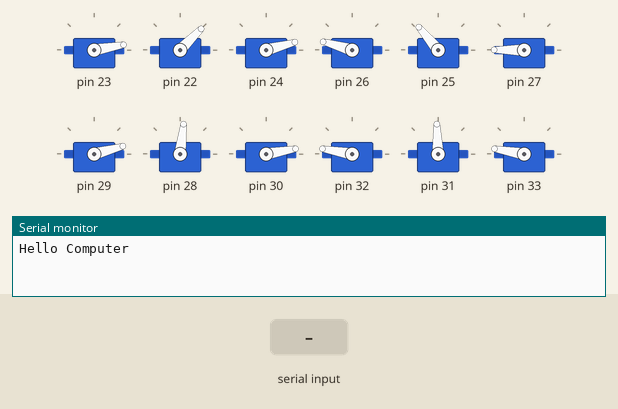
Bench run of a sketch on a simulated Arduino Uno, built with avr-gcc and run on an emulated ATmega328P. Parts: 12 × servo, the last lines printed to the serial monitor. Inputs (shaded band) come from the test bench.

Above: at 1.4 s.
1.5 s: "c" received over Serial
At 2.2 s:
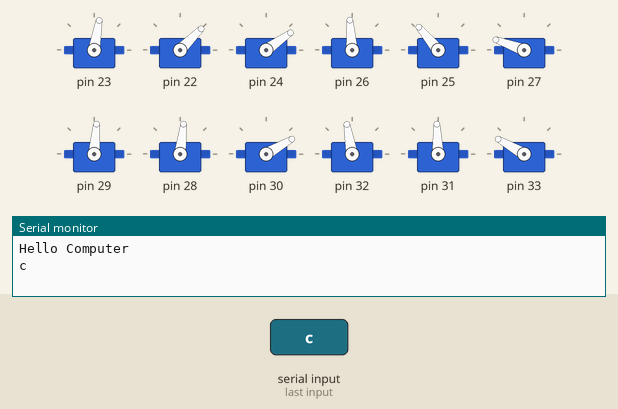
4.5 s: "a" received over Serial
At 5.7 s:
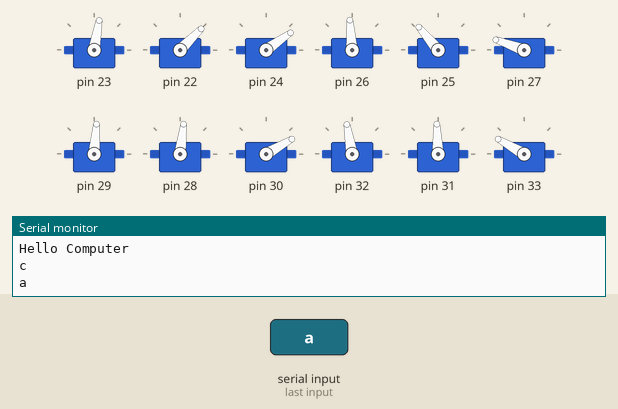
6.1 s: "b" received over Serial
At 6.6 s:
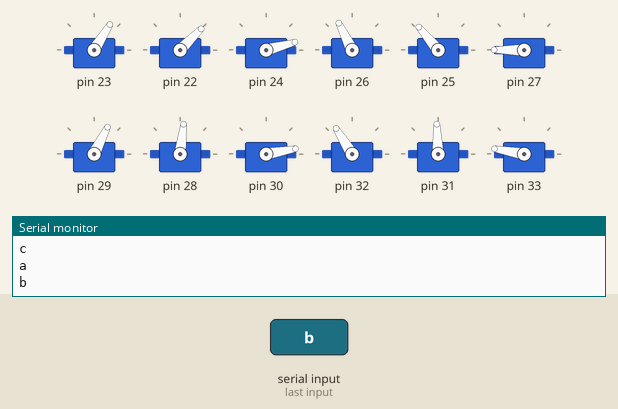
9.1 s: "d" received over Serial
At 12.0 s:
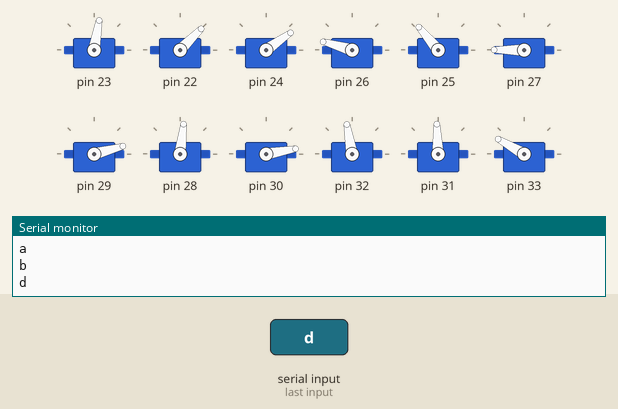
12.1 s: "e" received over Serial
At 14.0 s:
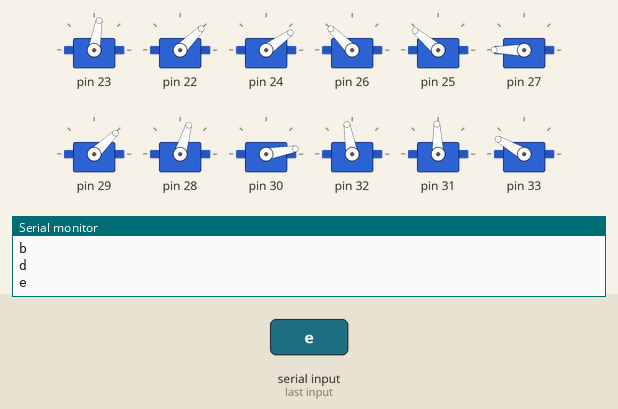
15.1 s: "b" received over Serial
At 18.06 s:
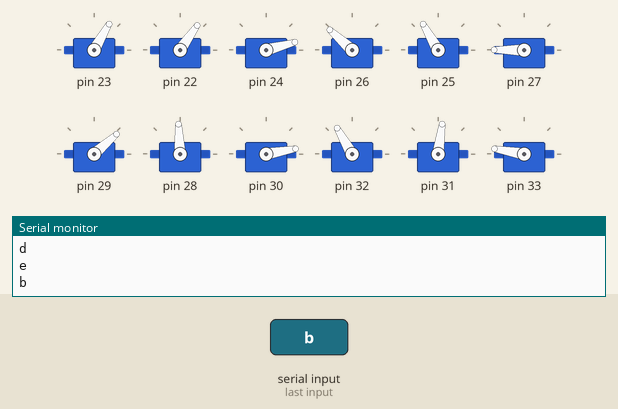
Timing chart, 0 to 20.6 s (numbered marks = the images above; inputs shaded):
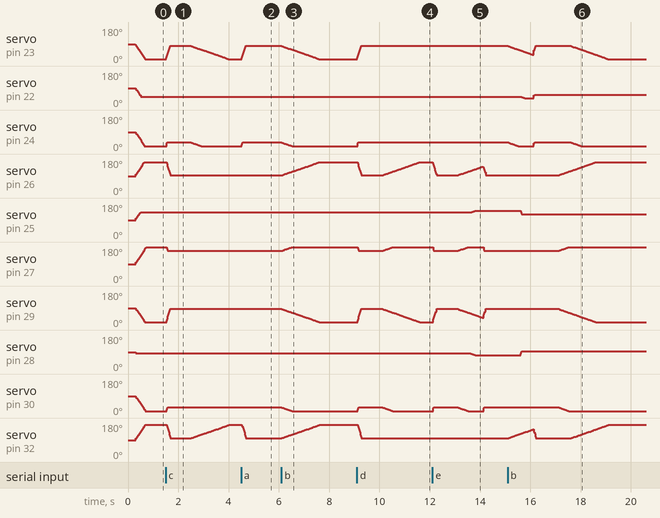

Measured:
- after the input at 1.5 s, servo on pin 23: rises from 10° to 80° in 0.16 s, then falls to 10° in 2.3 s; servo on pin 24: rises from 15° to 35° in 0.02 s, then falls to 15° in 1.4 s; servo on pin 26: 164° → 94° at once; servo on pin 27: 180° → 160° at once; servo on pin 29: 15° → 85° at once
- after the input at 4.5 s, servo on pin 23: moves from 10° to 80° over 0.16 s, starting at once; servo on pin 24: 15° → 35° at once; servo on pin 32: 170° → 100° at once; servo on pin 33: 170° → 150° at once
- after the input at 6.1 s, servo on pin 23: moves from 80° to 10° over 1.5 s, starting at once; servo on pin 24: moves from 35° to 15° over 0.40 s, starting at once
- after the input at 9.1 s, servo on pin 23: moves from 10° to 80° over 0.16 s, starting at once; servo on pin 24: 15° → 35° at once; servo on pin 29: rises from 15° to 85° in 0.14 s, then falls to 15° in 2.3 s; servo on pin 30: rises from 10° to 30° in 0.04 s, then falls to 10° in 1.3 s; servo on pin 32: 170° → 100° at once
- after the input at 12.1 s, servo on pin 25: moves from 130° to 140° over 0.22 s, starting after 1.5 s; servo on pin 28: moves from 83° to 73° over 0.22 s, starting after 1.5 s
- after the input at 15.1 s, servo on pin 27: goes on until 17.5 s, then stays 180°; servo on pin 30: goes on until 17.5 s, then stays 10°
- by itself, servo on pin 31: rises from 92° to 102° in 0.22 s, then falls to 82° in 0.34 s

The sketch:

Spider.ino
```cpp
#include <VarSpeedServo.h>
#include "MotorCortex.h"

MotorCortexClass m_motorCortex;

void setup()
{
	m_motorCortex.init();
	Serial.begin(9600);
	Serial.println("Hello Computer");
}

void loop()
{
	if (Serial.available() > 0) {
		char c = Serial.read();
		Serial.println( c);
		switch (c) {
		case 'a':
			m_motorCortex.Stand();
			break;
		case 'b':
			m_motorCortex.Crouch();
			break;
		case 'c':
			m_motorCortex.TipLeft();
			break;
		case 'd':
			m_motorCortex.TipRight();
			break;
		case 'e':
			m_motorCortex.Forward();
			break;
		case 'f':
			m_motorCortex.Backward();
			break;
		}

	}
}
```

MotorCortex.cpp
```cpp
//
//
//

#include "MotorCortex.h"

void MotorCortexClass::init()
{
	m_legs[0].init(23, 22, 24, LegClass::RIGHT, LegClass::FRONT, 0, 5, -5);
	m_legs[1].init(26, 25, 27, LegClass::LEFT, LegClass::FRONT, -6, 0, 10);
	m_legs[2].init(29, 28, 30, LegClass::RIGHT, LegClass::MIDDLE,-5, 7, 0);
	m_legs[3].init(32, 31, 33, LegClass::LEFT, LegClass::MIDDLE, 0, 2, 0);
	m_legs[4].init(35, 34, 36, LegClass::RIGHT, LegClass::BACK, 5, 0, -10);
	m_legs[5].init(38, 37, 39, LegClass::LEFT, LegClass::BACK, 0, 0, 0);

	m_legs[0].Move();
	m_legs[1].Move();
	m_legs[2].Move();
	m_legs[3].Move();
	m_legs[4].Move();
	m_legs[5].Move();
}

void MotorCortexClass::Stand()
{
	m_legs[0].Stand();
	m_legs[1].Stand();
	m_legs[2].Stand();
	m_legs[3].Stand();
	m_legs[4].Stand();
	m_legs[5].Stand();

	m_legs[0].Move();
	m_legs[1].Move();
	m_legs[2].Move();
	m_legs[3].Move();
	m_legs[4].Move();
	m_legs[5].Move();
}

void MotorCortexClass::Crouch()
{
	m_legs[0].Crouch();
	m_legs[1].Crouch();
	m_legs[2].Crouch();
	m_legs[3].Crouch();
	m_legs[4].Crouch();
	m_legs[5].Crouch();

	m_legs[0].Move();
	m_legs[1].Move();
	m_legs[2].Move();
	m_legs[3].Move();
	m_legs[4].Move();
	m_legs[5].Move();
}

void MotorCortexClass::TipLeft()
{
	m_legs[0].Stand();
	m_legs[1].Stand();
	m_legs[2].Stand();
	m_legs[3].Stand();
	m_legs[4].Stand();
	m_legs[5].Stand();

	m_legs[0].Move();
	m_legs[1].Move();
	m_legs[2].Move();
	m_legs[3].Move();
	m_legs[4].Move();
	m_legs[5].Move();

	delay(1000);

	m_legs[0].Crouch();
	m_legs[3].Crouch();
	m_legs[4].Crouch();

	m_legs[0].Move();
	m_legs[3].Move();
	m_legs[4].Move();

}

void MotorCortexClass::TipRight()
{
	m_legs[0].Stand();
	m_legs[1].Stand();
	m_legs[2].Stand();
	m_legs[3].Stand();
	m_legs[4].Stand();
	m_legs[5].Stand();

	m_legs[0].Move();
	m_legs[1].Move();
	m_legs[2].Move();
	m_legs[3].Move();
	m_legs[4].Move();
	m_legs[5].Move();

	delay(1000);

	m_legs[1].Crouch();
	m_legs[2].Crouch();
	m_legs[5].Crouch();

	m_legs[1].Move();
	m_legs[2].Move();
	m_legs[5].Move();
}

void MotorCortexClass::Forward(void)
{
	TipRight();
	delay(500);
	m_legs[1].SetPel(10);
	m_legs[2].SetPel(10);
	m_legs[5].SetPel(10);

	m_legs[1].Move();
	m_legs[2].Move();
	m_legs[5].Move();
	delay(500);
	TipLeft();
	delay(500);
	m_legs[1].SetPel(-10);
	m_legs[2].SetPel(-10);
	m_legs[5].SetPel(-10);
	m_legs[0].SetPel(10);
	m_legs[3].SetPel(10);
	m_legs[4].SetPel(10);

	m_legs[0].Move();
	m_legs[1].Move();
	m_legs[2].Move();
	m_legs[3].Move();
	m_legs[4].Move();
	m_legs[5].Move();
	m_legs[0].SetPel(-10);
	m_legs[3].SetPel(-10);
	m_legs[4].SetPel(-10);
	delay(500);
	TipRight();
	delay(500);
	Stand();
}

void MotorCortexClass::Backward(void)
{
	TipRight();
	delay(500);
	m_legs[1].SetPel(-10);
	m_legs[2].SetPel(-10);
	m_legs[5].SetPel(-10);

	m_legs[1].Move();
	m_legs[2].Move();
	m_legs[5].Move();
	delay(500);
	TipLeft();
	delay(500);
	m_legs[1].SetPel(10);
	m_legs[2].SetPel(10);
	m_legs[5].SetPel(10);
	m_legs[0].SetPel(-10);
	m_legs[3].SetPel(-10);
	m_legs[4].SetPel(-10);

	m_legs[0].Move();
	m_legs[1].Move();
	m_legs[2].Move();
	m_legs[3].Move();
	m_legs[4].Move();
	m_legs[5].Move();
	m_legs[0].SetPel(10);
	m_legs[3].SetPel(10);
	m_legs[4].SetPel(10);
	delay(500);
	TipRight();
	delay(500);
	Stand();
}


//MotorCortexClass MotorCortex;
```

MotorCortex.h
```cpp
// MotorCortex.h

#ifndef _MOTORCORTEX_h
#define _MOTORCORTEX_h

#if defined(ARDUINO) && ARDUINO >= 100
	#include "arduino.h"
	#include "leg.h"
#else
	#include "WProgram.h"
#endif

class MotorCortexClass
{
 protected:
	 LegClass m_legs[6];

 public:
	void init();
	void Stand();
	void Crouch();
	void TipLeft();
	void TipRight();
	void Forward(void);
	void Backward(void);
};

//extern MotorCortexClass MotorCortex;

#endif
```

Spider.cpp
```cpp
//
//
//

#include "Spider.h"

void SpiderClass::init()
{
	m_motorCortex.init();
}


//SpiderClass Spider;
```

Spider.h
```cpp
// Spider.h

#ifndef _SPIDER_h
#define _SPIDER_h

#if defined(ARDUINO) && ARDUINO >= 100
	#include "arduino.h"
	#include "MotorCortex.h"
#else
	#include "WProgram.h"
#endif

class SpiderClass
{
 protected:
	 MotorCortexClass m_motorCortex;

 public:
	void init();
};

//extern SpiderClass Spider;

#endif
```

leg.cpp
```cpp
//
//
//

#include "leg.h"

void LegClass::init(int abductor, int pelvic, int knee, Side side, Location location, int abdoff, int peloff, int kneoff)
{
	m_abductor.attach(abductor);
	delay(15);
	m_pelvic.attach(pelvic);
	delay(15);
	m_knee.attach(knee);
	delay(15);
	m_side = side;
	m_location = location;
	m_abdoff = abdoff;
	m_peloff = peloff;
	m_kneoff = kneoff;


	m_abdpos = 80;
	m_knepos = 80;
	m_pelpos = 0;
	/*switch (m_location) {
	case BACK:
		m_pelpos = -20;
		break;
	case MIDDLE:
		m_pelpos = 0;
		break;
	case FRONT:
		m_pelpos = 30;
		break;
	}*/
}

void LegClass::Move()
{
	m_abductor.slowmove(90 + (m_abdpos*m_side) + (m_abdoff*m_side), m_velocity);
	//delay(15);
	m_pelvic.slowmove(90 + (m_pelpos*m_side) + (m_peloff*m_side) +((int)m_location*m_side), m_velocity);
	//delay(15);
	m_knee.slowmove(90 + (m_knepos*m_side) + (m_kneoff*m_side), m_velocity);
	//delay(15);
	//m_abductor.write(90 + (m_abdpos*m_side) + (m_abdoff*m_side));
	//m_pelvic.write(90 + (m_pelpos*m_side) + (m_peloff*m_side));
	//m_knee.write(90 + (m_knepos*m_side) + (m_kneoff*m_side));
}

void LegClass::Stand()
{
	m_abdpos = 10;
	m_knepos = 60;
	m_velocity = 255;
	/*switch (m_location) {
	case BACK:
		m_pelpos = -20;
		break;
	case MIDDLE:
		m_pelpos = 0;
		break;
	case FRONT:
		m_pelpos = 30;
		break;
	}*/
}

void LegClass::Crouch()
{
	m_abdpos = 80;
	m_knepos = 80;
	m_velocity = 30;
	/*switch (m_location) {
	case BACK:
		m_pelpos = -20;
		break;
	case MIDDLE:
		m_pelpos = 0;
		break;
	case FRONT:
		m_pelpos = 30;
		break;
	}*/
}


//LegClass Leg;
```

leg.h
```cpp
// leg.h

#ifndef _LEG_h
#define _LEG_h

#if defined(ARDUINO) && ARDUINO >= 100
	#include "arduino.h"
	#include <VarSpeedServo.h>
	//#include <Servo.h>
#else
	#include "WProgram.h"
#endif

class LegClass
{
  public:
	enum Side {
		RIGHT = -1,
		LEFT = 1
	};
	enum Location {
		BACK = -40,
		MIDDLE = 0,
		FRONT = 40
	};
 protected:
	 VarSpeedServo 	m_abductor;
	 VarSpeedServo 	m_pelvic;
	 VarSpeedServo 	m_knee;
	 Side	m_side;
	 Location m_location;
	 int	m_abdpos = 0, m_pelpos = 0, m_knepos = 0;
	 int	m_abdoff = 0, m_peloff = 0, m_kneoff = 0;
	 int	m_velocity = 127;
 public:
	void init(int abductor, int pelvic, int knee, Side side, Location location, int abdoff = 0, int peloff = 0, int kneoff = 0);
	void Stand();
	void Move();
	void Crouch();
	void SetPel(int pelpos) { m_pelpos = pelpos; };
	void SetAbd(int abdpos) { m_abdpos = abdpos; };
	void SetKne(int knepos) { m_knepos = knepos; };
};

#endif
```
